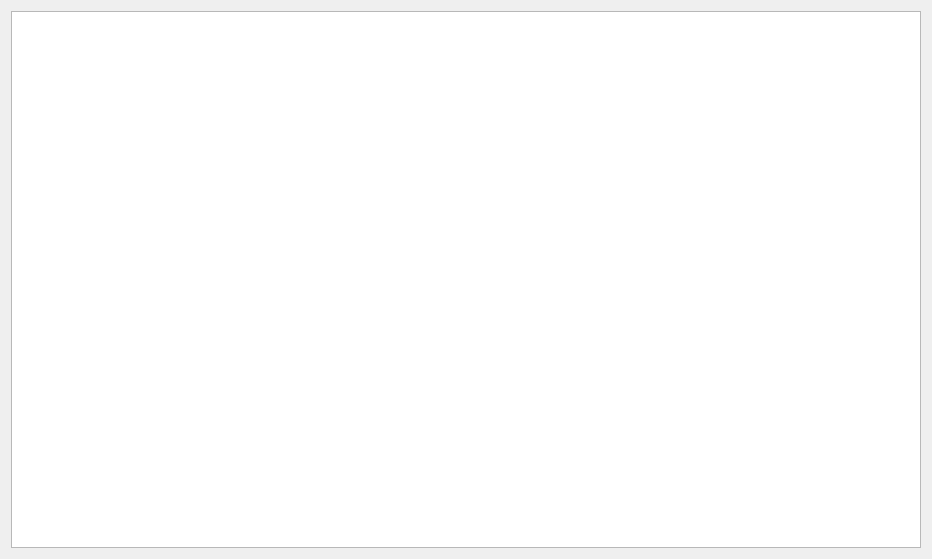
<?xml version="1.0" encoding="UTF-8"?>
<ui version="4.0">
 <class>Form</class>
 <widget class="QWidget" name="Form">
  <property name="geometry">
   <rect>
    <x>0</x>
    <y>0</y>
    <width>932</width>
    <height>559</height>
   </rect>
  </property>
  <property name="windowTitle">
   <string>Form</string>
  </property>
  <layout class="QHBoxLayout" name="horizontalLayout">
   <item>
    <widget class="QTableView" name="trackTableView">
     <property name="selectionBehavior">
      <enum>QAbstractItemView::SelectRows</enum>
     </property>
    </widget>
   </item>
  </layout>
 </widget>
 <resources/>
 <connections/>
</ui>
